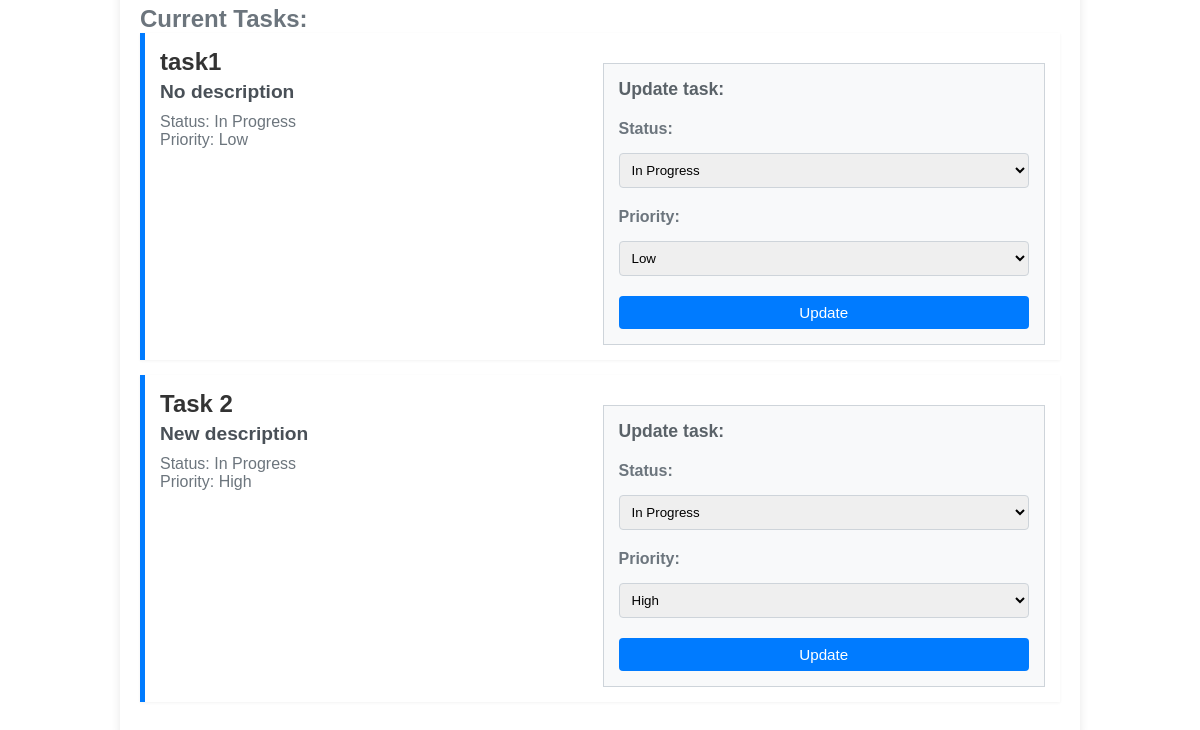
The app's page / (lower part), older data.
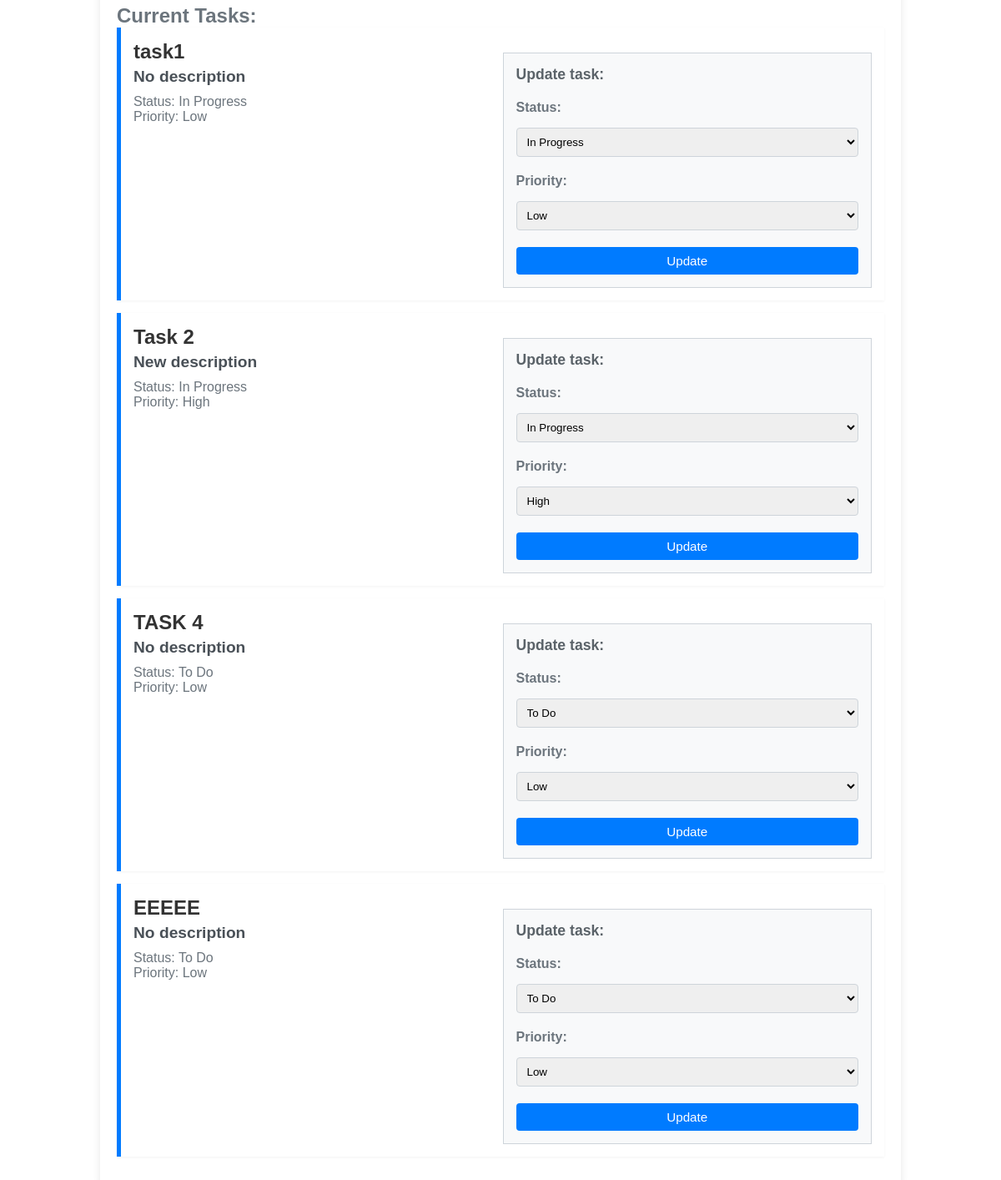
The same page, newer data.
### database.py (models this page shows)
class Task(Base):
    __tablename__ = "tasks"
    id = Column(Integer, primary_key=True, index=True)
    title = Column(String)
    description = Column(String, nullable=True)
    status = Column(Enum(TaskStatusDB), default=TaskStatusDB.TODO)
    priority = Column(Enum(TaskPriorityDB), default=TaskPriorityDB.LOW)

### main.py (the view)
@app.get("/", response_class=HTMLResponse)
async def read_tasks(request: Request, db: Session = Depends(get_db)):
    tasks = db.query(DBTask).all()
    return templates.TemplateResponse("index.html", {"request": request, "tasks": tasks, "TaskPriority": TaskPriority})

### templates/index.html (shortened to what this page needs)
<!DOCTYPE html>
<html lang="en" class="html-element">
  <head class="head-element">
    <link rel="stylesheet" href="{{ url_for('static', path='/styles.css') }}" class="link-element">
  </head>
  <body class="component-wrapper" >
    <ul class="task-list">
      <h2 class="heading-secondary">Current Tasks:</h2>
      {% for task in tasks %}
      <li class="task-item">
        <div>
          <h1 class="task-title">{{ task.title }}</h1>
          <h2 class="task-description">{{ task.description or "No description" }}</h2>
          <p class="task-status">Status: {{ task.status.value }}</p>
          <p class="task-priority">Priority: {{ task.priority.value }}</p>
        </div>
        <form method="post" action="/tasks/{{ task.id }}/update/" class="update-form">
          <h3 class="heading-tertiary">Update task: </h3>
          <label for="status_update_{{ task.id }}" class="form-label">Status:</label>
          <select name="status" id="status_update_{{ task.id }}" class="form-select">
            <option value="To Do" {% if task.status.value == 'To Do' %}selected{% endif %} class="form-option">To Do</option>
            <option value="In Progress" {% if task.status.value == 'In Progress' %}selected{% endif %} class="form-option">In Progress</option>
          </select>
          <label for="priority_update_{{ task.id }}" class="form-label">Priority:</label>
          <select name="priority" id="priority_update_{{ task.id }}" class="form-select">
            <option value="Low" {% if task.priority.value == 'Low' %}selected{% endif %} class="form-option">Low</option>
            <option value="High" {% if task.priority.value == 'High' %}selected{% endif %} class="form-option">High</option>
          </select>
          <button type="submit" class="button-secondary">Update</button>
        </form>
      </li>
      {% endfor %}
    </ul>
  </body>
</html>

Row changes from the older to the newer data that the page shows:
added Task: title "TASK 4", description "No description", status.value "To Do", priority.value "Low", status "To Do", priority "Low"
added Task: title "EEEEE", description "No description", status.value "To Do", priority.value "Low", status "To Do", priority "Low"
